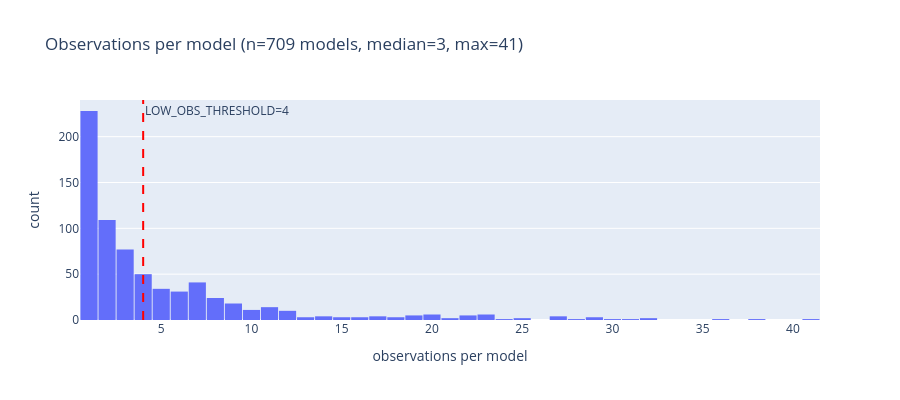

Source (notebook cell):
### Code cell
import plotly.express as px

# Histogram of obs-per-model, capped at 32 for readability.
fig = px.histogram(
    x=n, nbins=int(n.max()),
    labels={"x": "observations per model", "y": "model count"},
    title=f"Observations per model (n={len(n)} models, "
          f"median={int(np.median(n))}, max={int(n.max())})",
)
fig.add_vline(x=LOW_OBS_THRESHOLD, line_dash="dash", line_color="red",
              annotation_text=f"LOW_OBS_THRESHOLD={LOW_OBS_THRESHOLD}")
fig.update_layout(bargap=0.05, height=400)
fig.show()

### Figure 1 — Plotly figure (JSON) as saved in the notebook; plotly's stock layout.template omitted (floating-point values rounded to 4 significant figures; data arrays with more than 128 entries replaced by an {"elided": "..."} marker saying what was removed)
{"data": [{"bingroup": "x", "hovertemplate": "observations per model=%{x}<br>count=%{y}<extra></extra>", "legendgroup": "", "marker": {"color": "#636efa", "pattern": {"shape": ""}}, "name": "", "nbinsx": 41, "orientation": "v", "showlegend": false, "type": "histogram", "x": {"elided": "709 int values"}, "xaxis": "x", "yaxis": "y"}], "layout": {"annotations": [{"showarrow": false, "text": "LOW_OBS_THRESHOLD=4", "x": 4, "xanchor": "left", "xref": "x", "y": 1, "yanchor": "top", "yref": "y domain"}], "bargap": 0.05, "barmode": "relative", "height": 400, "legend": {"tracegroupgap": 0}, "shapes": [{"line": {"color": "red", "dash": "dash"}, "type": "line", "x0": 4, "x1": 4, "xref": "x", "y0": 0, "y1": 1, "yref": "y domain"}], "title": {"text": "Observations per model (n=709 models, median=3, max=41)"}, "xaxis": {"anchor": "y", "domain": [0.0, 1.0], "title": {"text": "observations per model"}}, "yaxis": {"anchor": "x", "domain": [0.0, 1.0], "title": {"text": "count"}}}}
